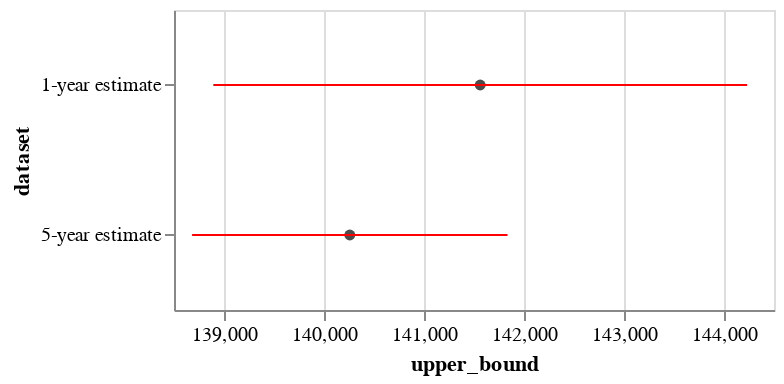

The cell this chart's notebook holds for it:
### Markdown cell above
Next we can combine the two charts to create a composite. We also can adjust some properties of the chart such as height.

### Code cell
(estimates + confidence_intervals).properties(height=150)

### Figure 1 — Vega-Lite specification as saved in the notebook (floating-point values rounded to 4 significant figures)
{"config": {"view": {"continuousWidth": 300, "continuousHeight": 300}}, "layer": [{"mark": {"type": "point", "color": "black", "filled": true}, "encoding": {"x": {"field": "median_hh_income", "scale": {"zero": false}, "type": "quantitative"}, "y": {"field": "dataset", "type": "nominal"}}}, {"mark": {"type": "errorbar", "color": "red"}, "encoding": {"x": {"field": "upper_bound", "scale": {"zero": false}, "type": "quantitative"}, "x2": {"field": "lower_bound"}, "y": {"field": "dataset", "type": "nominal"}}}], "data": {"name": "data-10cac06500215b2dafc02c43f02ed229"}, "height": 150, "$schema": "https://vega.github.io/schema/vega-lite/v5.16.3.json", "datasets": {"data-10cac06500215b2dafc02c43f02ed229": [{"median_hh_income": 141600.0, "margin_of_error": 2669.0, "state": "06", "county": "085", "dataset": "1-year estimate", "geo_name": "Santa Clara County", "lower_bound": 138900.0, "upper_bound": 144200.0}, {"median_hh_income": 140300.0, "margin_of_error": 1577.0, "state": "06", "county": "085", "dataset": "5-year estimate", "geo_name": "Santa Clara County", "lower_bound": 138700.0, "upper_bound": 141800.0}]}}
